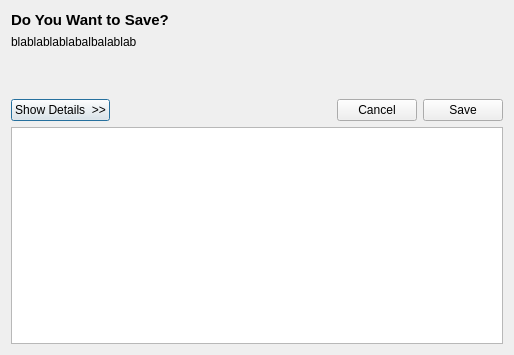
<?xml version="1.0" encoding="UTF-8"?>
<ui version="4.0">
 <class>SaveDialog</class>
 <widget class="QDialog" name="SaveDialog">
  <property name="windowModality">
   <enum>Qt::ApplicationModal</enum>
  </property>
  <property name="geometry">
   <rect>
    <x>0</x>
    <y>0</y>
    <width>514</width>
    <height>355</height>
   </rect>
  </property>
  <property name="minimumSize">
   <size>
    <width>514</width>
    <height>186</height>
   </size>
  </property>
  <property name="windowTitle">
   <string>Dialog</string>
  </property>
  <layout class="QGridLayout" name="gridLayout">
   <item row="0" column="0">
    <widget class="QLabel" name="label_header">
     <property name="font">
      <font>
       <pointsize>11</pointsize>
       <weight>75</weight>
       <bold>true</bold>
      </font>
     </property>
     <property name="text">
      <string>Do You Want to Save?</string>
     </property>
    </widget>
   </item>
   <item row="1" column="0">
    <widget class="QLabel" name="label_message">
     <property name="minimumSize">
      <size>
       <width>0</width>
       <height>58</height>
      </size>
     </property>
     <property name="text">
      <string>blablablablabalbalablab</string>
     </property>
     <property name="alignment">
      <set>Qt::AlignLeading|Qt::AlignLeft|Qt::AlignTop</set>
     </property>
     <property name="wordWrap">
      <bool>true</bool>
     </property>
    </widget>
   </item>
   <item row="2" column="0">
    <layout class="QHBoxLayout" name="horizontalLayout">
     <item>
      <widget class="QPushButton" name="pushButton_details">
       <property name="text">
        <string>Show Details  &gt;&gt;</string>
       </property>
      </widget>
     </item>
     <item>
      <spacer name="horizontalSpacer">
       <property name="orientation">
        <enum>Qt::Horizontal</enum>
       </property>
       <property name="sizeHint" stdset="0">
        <size>
         <width>40</width>
         <height>20</height>
        </size>
       </property>
      </spacer>
     </item>
     <item>
      <widget class="QPushButton" name="pushButton_cancel">
       <property name="text">
        <string>Cancel</string>
       </property>
      </widget>
     </item>
     <item>
      <widget class="QPushButton" name="pushButton_ok">
       <property name="text">
        <string>Save</string>
       </property>
      </widget>
     </item>
    </layout>
   </item>
   <item row="3" column="0">
    <widget class="QTextEdit" name="textEdit_details">
     <property name="font">
      <font>
       <family>Courier New</family>
       <pointsize>9</pointsize>
      </font>
     </property>
     <property name="readOnly">
      <bool>true</bool>
     </property>
    </widget>
   </item>
  </layout>
 </widget>
 <resources/>
 <connections/>
</ui>
